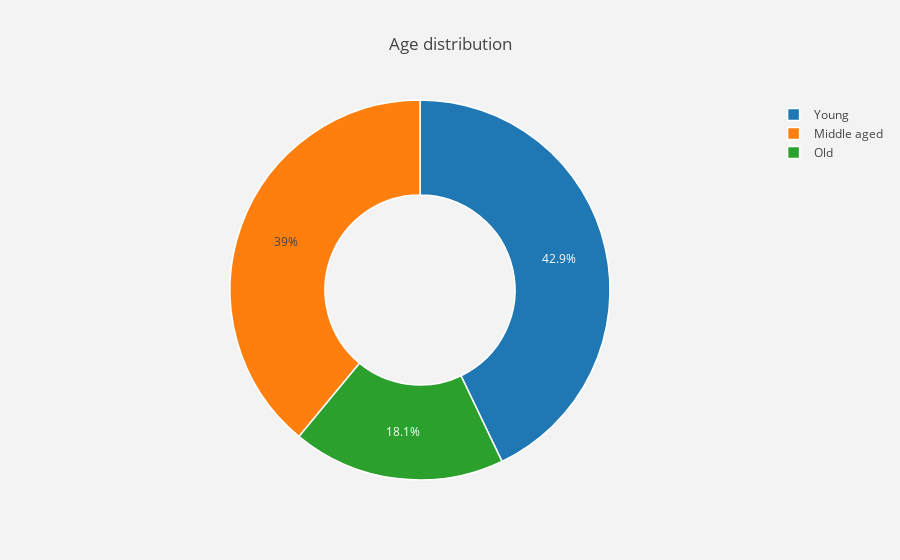

Notebook cell for this chart:
### Markdown cell above
### 4.3 Age Analysis

### Code cell
#function to categorize age into young, middle aged, old
def age_category(df):
    if df['age'] >=18 and df['age'] <=35:
        return "Young"
    elif df['age'] >=36 and df['age'] <55:
        return "Middle aged"
    else :
        return "Old"
    

medical["age_cat"] = medical.apply(lambda medical:age_category(medical),axis=1)
pie_plot("age_cat","Age")

### Figure 1 — Plotly figure (JSON) as saved in the notebook; plotly's stock layout.template omitted (floating-point values rounded to 4 significant figures)
{"data": [{"hole": 0.5, "hoverinfo": "label+value+name", "labels": ["Young", "Middle aged", "Old"], "marker": {"line": {"color": "white", "width": 1.5}}, "name": "Age", "type": "pie", "uid": "82db511d-f225-4ec9-b16f-1a233630c54f", "values": [574, 522, 242]}], "layout": {"paper_bgcolor": "rgb(243,243,243)", "plot_bgcolor": "rgb(243,243,243)", "title": {"text": "Age distribution"}}}
